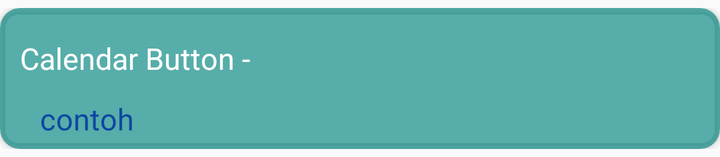
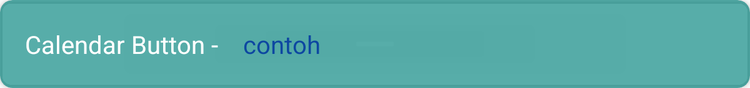

The same Android screen from two of the app's own layout files: first res/layout/ as a phone draws it, then the repository's variant for another configuration, drawn on a device whose configuration selects that folder. Both files follow.
<!-- AndroidManifest.xml: application theme AppTheme -->
<!-- res/layout/list_credit.xml -->
<?xml version="1.0" encoding="utf-8"?>
<LinearLayout xmlns:android="http://schemas.android.com/apk/res/android"
    xmlns:app="http://schemas.android.com/apk/res-auto"
    android:orientation="vertical"
    android:layout_width="match_parent"
    android:layout_height="wrap_content"
    android:layout_marginTop="4dp"
    android:layout_marginBottom="4dp">

    <android.support.v7.widget.CardView
        android:layout_width="match_parent"
        android:layout_height="wrap_content"
        app:cardBackgroundColor="@color/colorOverflow"
        app:cardCornerRadius="10dp">

        <RelativeLayout
            android:layout_width="match_parent"
            android:layout_height="wrap_content"
            android:layout_marginRight="15dp"
            android:layout_marginTop="5dp"
            android:layout_marginBottom="5dp">
            <TextView
                android:layout_width="wrap_content"
                android:layout_height="wrap_content"
                android:layout_marginTop="10dp"
                android:layout_marginBottom="10dp"
                android:text="Calendar Button -"
                android:textColor="@android:color/white"
                android:textSize="15sp"
                android:layout_marginLeft="10dp"
                android:id="@+id/txt_judul_credit"
                />
            <TextView
                android:layout_width="wrap_content"
                android:layout_height="wrap_content"
                android:layout_below="@+id/txt_judul_credit"
                android:layout_alignLeft="@+id/txt_judul_credit"
                android:text="contoh"
                android:textSize="15sp"
                android:textColor="@color/pencet"
                android:layout_marginLeft="10dp"
                android:id="@+id/txt_url"/>
        </RelativeLayout>

    </android.support.v7.widget.CardView>

</LinearLayout>
<!-- resources referenced by this layout -->
<resources>
  <color name="colorOverflow">#A600857e</color>
  <color name="pencet">#0D47A1</color>
  <style name="AppTheme" parent="Theme.AppCompat.Light.NoActionBar">
          
          <item name="colorPrimary">@color/colorPrimary</item>
          <item name="colorPrimaryDark">@color/colorOverflow</item>
          <item name="colorAccent">@color/colorAccent</item>
      </style>
  <color name="colorPrimary">#f2a30e</color>
  <color name="colorAccent">#FF4081</color>
</resources>
<!-- res/layout-sw500dp/list_credit.xml (the repository's variant of the layout above) -->
<!-- drawn on a 7-inch tablet held upright -->
<?xml version="1.0" encoding="utf-8"?>
<LinearLayout xmlns:android="http://schemas.android.com/apk/res/android"
    xmlns:app="http://schemas.android.com/apk/res-auto"
    android:orientation="vertical"
    android:layout_width="match_parent"
    android:layout_height="wrap_content">

    <android.support.v7.widget.CardView
        android:layout_width="match_parent"
        android:layout_height="wrap_content"
        app:cardBackgroundColor="@color/colorOverflow"
        app:cardCornerRadius="10dp">

        <RelativeLayout
            android:layout_width="wrap_content"
            android:layout_height="wrap_content"
            android:layout_marginTop="10dp"
            android:layout_marginBottom="10dp">
            <TextView
                android:layout_width="wrap_content"
                android:layout_height="wrap_content"
                android:layout_marginTop="12dp"
                android:layout_marginBottom="12dp"
                android:text="Calendar Button -"
                android:textColor="@android:color/white"
                android:textSize="20sp"
                android:layout_marginLeft="20dp"
                android:id="@+id/txt_judul_credit"
                />
            <TextView
                android:layout_width="wrap_content"
                android:layout_height="wrap_content"
                android:layout_toRightOf="@+id/txt_judul_credit"
                android:layout_alignTop="@+id/txt_judul_credit"
                android:text="contoh"
                android:textSize="20sp"
                android:textColor="@color/pencet"
                android:layout_marginLeft="20dp"
                android:id="@+id/txt_url"/>
        </RelativeLayout>

    </android.support.v7.widget.CardView>

</LinearLayout>
